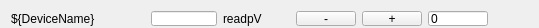
<?xml version="1.0" encoding="UTF-8"?>
<ui version="4.0">
 <class>Form</class>
 <widget class="QWidget" name="Form">
  <property name="geometry">
   <rect>
    <x>0</x>
    <y>0</y>
    <width>539</width>
    <height>28</height>
   </rect>
  </property>
  <property name="sizePolicy">
   <sizepolicy hsizetype="Maximum" vsizetype="Preferred">
    <horstretch>0</horstretch>
    <verstretch>0</verstretch>
   </sizepolicy>
  </property>
  <property name="minimumSize">
   <size>
    <width>0</width>
    <height>20</height>
   </size>
  </property>
  <property name="maximumSize">
   <size>
    <width>16777215</width>
    <height>16777215</height>
   </size>
  </property>
  <property name="windowTitle">
   <string>Form</string>
  </property>
  <layout class="QHBoxLayout" name="horizontalLayout">
   <item>
    <widget class="QLabel" name="DeviceName">
     <property name="sizePolicy">
      <sizepolicy hsizetype="MinimumExpanding" vsizetype="Preferred">
       <horstretch>2</horstretch>
       <verstretch>0</verstretch>
      </sizepolicy>
     </property>
     <property name="minimumSize">
      <size>
       <width>50</width>
       <height>15</height>
      </size>
     </property>
     <property name="maximumSize">
      <size>
       <width>16777215</width>
       <height>16777215</height>
      </size>
     </property>
     <property name="text">
      <string>${DeviceName}</string>
     </property>
    </widget>
   </item>
   <item>
    <widget class="PyDMLineEdit" name="DeviceSet">
     <property name="sizePolicy">
      <sizepolicy hsizetype="Minimum" vsizetype="Preferred">
       <horstretch>1</horstretch>
       <verstretch>0</verstretch>
      </sizepolicy>
     </property>
     <property name="minimumSize">
      <size>
       <width>50</width>
       <height>15</height>
      </size>
     </property>
     <property name="maximumSize">
      <size>
       <width>500</width>
       <height>16777215</height>
      </size>
     </property>
     <property name="toolTip">
      <string/>
     </property>
     <property name="text">
      <string/>
     </property>
     <property name="frame">
      <bool>true</bool>
     </property>
     <property name="precision" stdset="0">
      <number>0</number>
     </property>
     <property name="channel" stdset="0">
      <string>ca://${write_pv}</string>
     </property>
     <property name="displayFormat" stdset="0">
      <enum>PyDMLineEdit::Decimal</enum>
     </property>
    </widget>
   </item>
   <item>
    <widget class="PyDMLabel" name="DeviceRead">
     <property name="enabled">
      <bool>true</bool>
     </property>
     <property name="sizePolicy">
      <sizepolicy hsizetype="Minimum" vsizetype="Preferred">
       <horstretch>1</horstretch>
       <verstretch>0</verstretch>
      </sizepolicy>
     </property>
     <property name="minimumSize">
      <size>
       <width>50</width>
       <height>15</height>
      </size>
     </property>
     <property name="maximumSize">
      <size>
       <width>500</width>
       <height>16777215</height>
      </size>
     </property>
     <property name="toolTip">
      <string/>
     </property>
     <property name="text">
      <string>readpV</string>
     </property>
     <property name="precision" stdset="0">
      <number>0</number>
     </property>
     <property name="channel" stdset="0">
      <string>ca://${read_pv}</string>
     </property>
    </widget>
   </item>
   <item>
    <widget class="PyDMPushButton" name="tweakDown">
     <property name="sizePolicy">
      <sizepolicy hsizetype="Minimum" vsizetype="Preferred">
       <horstretch>1</horstretch>
       <verstretch>0</verstretch>
      </sizepolicy>
     </property>
     <property name="minimumSize">
      <size>
       <width>15</width>
       <height>15</height>
      </size>
     </property>
     <property name="maximumSize">
      <size>
       <width>60</width>
       <height>16777215</height>
      </size>
     </property>
     <property name="toolTip">
      <string>Lower PV</string>
     </property>
     <property name="text">
      <string>-</string>
     </property>
     <property name="iconSize">
      <size>
       <width>16</width>
       <height>16</height>
      </size>
     </property>
     <property name="autoDefault">
      <bool>false</bool>
     </property>
     <property name="default">
      <bool>false</bool>
     </property>
     <property name="flat">
      <bool>false</bool>
     </property>
     <property name="channel" stdset="0">
      <string>ca://${write_pv}</string>
     </property>
     <property name="pressValue" stdset="0">
      <string>0</string>
     </property>
     <property name="relativeChange" stdset="0">
      <bool>true</bool>
     </property>
    </widget>
   </item>
   <item>
    <widget class="PyDMPushButton" name="tweakUp">
     <property name="sizePolicy">
      <sizepolicy hsizetype="Minimum" vsizetype="Preferred">
       <horstretch>1</horstretch>
       <verstretch>0</verstretch>
      </sizepolicy>
     </property>
     <property name="minimumSize">
      <size>
       <width>15</width>
       <height>15</height>
      </size>
     </property>
     <property name="maximumSize">
      <size>
       <width>60</width>
       <height>16777215</height>
      </size>
     </property>
     <property name="toolTip">
      <string>Raise PV</string>
     </property>
     <property name="accessibleName">
      <string/>
     </property>
     <property name="text">
      <string>+</string>
     </property>
     <property name="channel" stdset="0">
      <string>ca://${write_pv}</string>
     </property>
     <property name="pressValue" stdset="0">
      <string>0</string>
     </property>
     <property name="relativeChange" stdset="0">
      <bool>true</bool>
     </property>
    </widget>
   </item>
   <item>
    <widget class="QLineEdit" name="tweakVal">
     <property name="enabled">
      <bool>true</bool>
     </property>
     <property name="sizePolicy">
      <sizepolicy hsizetype="Preferred" vsizetype="Preferred">
       <horstretch>1</horstretch>
       <verstretch>0</verstretch>
      </sizepolicy>
     </property>
     <property name="minimumSize">
      <size>
       <width>35</width>
       <height>15</height>
      </size>
     </property>
     <property name="maximumSize">
      <size>
       <width>60</width>
       <height>16777215</height>
      </size>
     </property>
     <property name="toolTip">
      <string>tweak amount</string>
     </property>
     <property name="inputMask">
      <string>#</string>
     </property>
     <property name="text">
      <string>0</string>
     </property>
     <property name="placeholderText">
      <string>0</string>
     </property>
    </widget>
   </item>
   <item>
    <spacer name="horizontalSpacer">
     <property name="orientation">
      <enum>Qt::Horizontal</enum>
     </property>
     <property name="sizeHint" stdset="0">
      <size>
       <width>40</width>
       <height>15</height>
      </size>
     </property>
    </spacer>
   </item>
  </layout>
 </widget>
 <customwidgets>
  <customwidget>
   <class>PyDMLabel</class>
   <extends>QLabel</extends>
   <header>pydm.widgets.label</header>
  </customwidget>
  <customwidget>
   <class>PyDMLineEdit</class>
   <extends>QLineEdit</extends>
   <header>pydm.widgets.line_edit</header>
  </customwidget>
  <customwidget>
   <class>PyDMPushButton</class>
   <extends>QPushButton</extends>
   <header>pydm.widgets.pushbutton</header>
  </customwidget>
 </customwidgets>
 <resources/>
 <connections/>
</ui>
